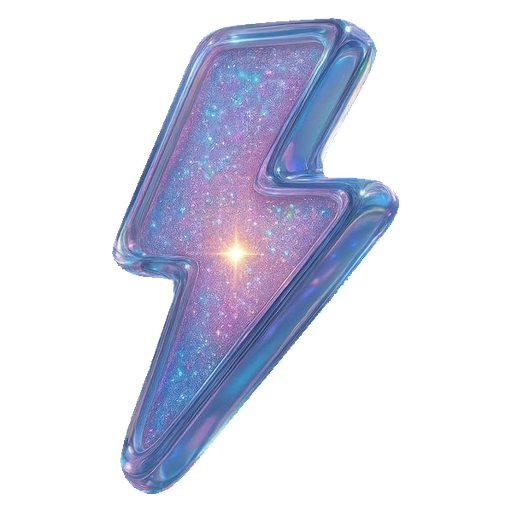
#> input picture art/bolt-galaxy.png, 512 x 512 px
$ python -i art.py   (imports and definitions only)
#> lines starting #> are read from the running program, lines starting #| are printed output that depends on the picture; after the words box and inside, x2 and y2 are one past the last pixel; in counts of white or black regions, pixels touching at a corner belong together
#!/usr/bin/env python3
"""The artwork catalogue: cut it out, check it, look at it.

    python3 tools/art.py cut             # re-cut Kyron's own pieces
    python3 tools/art.py check           # everything CI checks
    python3 tools/art.py sheet -o x.png  # a contact sheet to look at

Kyron's own artwork arrives as pictures on a flat background -- black, white,
a blue plate -- and a lens needs the picture with the plate gone. `cut` is
that step, and it is in the repository rather than in somebody's image editor
so that the result is reproducible: the source is committed beside the cut
PNG, anybody can re-cut and compare, and CI fails if a committed piece and the
source it claims to come from have come apart.

Artwork from other people arrives already cut, as PNGs, which is the normal
case and is what `check` is for. `cut` only ever rewrites the pieces listed in
PIECES below.
"""

import argparse
import json
import math
import re
import sys
from pathlib import Path

import numpy
from PIL import Image, ImageDraw, ImageFilter

ROOT = Path(__file__).resolve().parent.parent
CATALOGUE = ROOT / "catalogue.json"
ART = ROOT / "art"
SOURCES = ROOT / "sources"

#: Every piece is this square, with the drawing centred inside it.
SIZE = 512

#: Transparent border, as a fraction of the box. A piece that reaches the edge
#: of its own file gets cut off when the app scales it onto a face.
MARGIN = 0.035

#: Where the colour distance from the plate ramps alpha 0 -> 1. Below the
#: first number is plate, above the second is subject, and between them is the
#: anti-aliased rim -- which has to be soft, or the cut-out comes out with
#: stair-stepped edges.
SOFT_LO, SOFT_HI = 0.04, 0.16

#: How far past the flood-filled plate the soft rim is allowed to reach.
BAND = 4

#: A plate this saturated is a colour somebody *chose* to shoot against, and
#: then a pixel of that colour is plate however bright it is. Below it the
#: plate is black, white or near it, where brightness is the only signal there
#: is and that test would cut the subject instead.
PLATE_SATURATION = 0.15

#: How parallel to the plate's own colour a pixel has to be to count as plate
#: rather than subject. Measured on the crown: its blue plate, lit by the
#: sparkle over one ball, runs 0.92 to 1.00; the gold runs 0.42 to 0.54.
HUE_PLATE, HUE_SUBJECT = 0.92, 0.82

#: Pixels taken off the whole outline after the cut. Measured on the crown,
#: whose plate is a deep blue: its violet outline is gone at 4 and still
#: visible at 2. Four pixels off a 736-pixel source is not something a person
#: can see; the outline is.
TRIM = 4

#: Where the catalogue is published. Every url in it must start with this.
BASE = "https://kyronlabs.github.io/kyron-artwork/"

#: Licences a piece may carry.
#:
#: CC0 only, for now, and deliberately. Artwork here exists so that somebody
#: can publish a lens with it, and a lens is then copied, remixed and served
#: from a CDN by people who will never read this file. A licence with an
#: attribution requirement makes every one of those an obligation nobody is
#: tracking. If Kyron decides to accept CC-BY, the decision is a line here and
#: a column in the catalogue -- but it should be a decision, not a default.
LICENCES = {"CC0-1.0"}

ID = re.compile(r"^[a-z][a-z0-9-]{1,30}$")
TAG = re.compile(r"^[a-z][a-z0-9-]{1,20}$")


# ---------------------------------------------------------------------------
# Cutting a picture off its plate
# ---------------------------------------------------------------------------

def mask_image(mask):
    """A boolean or 0..1 array as an image Pillow will filter and flood-fill.

    `.copy()` is not decoration. `Image.fromarray` shares the numpy buffer,
    and `ImageDraw.floodfill` then writes somewhere `numpy.asarray` does not
    read back -- the fill silently does nothing and every cut comes out empty.
    """
    return Image.fromarray((mask * 255).astype(numpy.uint8), "L").copy()


def grow(mask, by):
    """Every pixel within `by` of a true one. A max filter is a dilation."""
    if by <= 0:
        return mask
    grown = mask_image(mask).filter(ImageFilter.MaxFilter(2 * by + 1))
    return numpy.array(grown) > 127


def shrink(mask, by):
    """Every pixel at least `by` inside a true one. A min filter is an erosion."""
    if by <= 0:
        return mask
    worn = mask_image(mask).filter(ImageFilter.MinFilter(2 * by + 1))
    return numpy.array(worn) > 127


def reaches_border(mask):
    """The part of `mask` a flood fill from outside the picture can reach."""
    tall, wide = mask.shape
    # One ring of true pixels around the outside, so a single fill from a
    # corner walks the whole border and then inwards.
    padded = numpy.ones((tall + 2, wide + 2), dtype=bool)
    padded[1:-1, 1:-1] = mask
    image = mask_image(padded)
    ImageDraw.floodfill(image, (0, 0), 128, thresh=0)
    return numpy.array(image)[1:-1, 1:-1] == 128


def blobs(mask):
    """Every connected run of true pixels, largest first."""
    pixels = numpy.array(mask_image(mask))
    found = []
    for mark in range(1, 250):
        where = numpy.argwhere(pixels == 255)
        if not len(where):
            break
        y, x = where[0]
        image = Image.fromarray(pixels, "L").copy()
        ImageDraw.floodfill(image, (int(x), int(y)), mark, thresh=0)
        pixels = numpy.array(image)
        found.append((int((pixels == mark).sum()), pixels == mark))
    found.sort(key=lambda it: -it[0])
    return found


def cut_out(path):
    """One source picture, with its background gone. Returns the image and
    how many separate things were dropped as not being the subject."""
#> called with path = '../art/bolt-galaxy.png'
    rgb = numpy.asarray(Image.open(path).convert("RGB"), dtype=numpy.float64) / 255
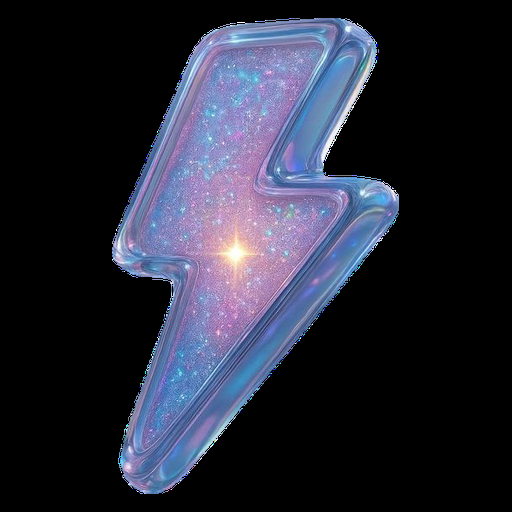
#> rgb: shape (512, 512, 3) float64; mean R, G, B 0.151, 0.16, 0.217

    # The background, from the border ring rather than one corner: a single
    # pixel of JPEG noise should not decide what gets cut away.
    ring = numpy.concatenate([rgb[0], rgb[-1], rgb[:, 0], rgb[:, -1]])
#> ring = 2048 rows, first 8: [0, 0, 0], [0, 0, 0], [0, 0, 0], [0, 0, 0], [0, 0, 0], [0, 0, 0], [0, 0, 0], [0, 0, 0]
    back = numpy.median(ring, axis=0)
#> back = [0, 0, 0]

    distance = numpy.sqrt(((rgb - back) ** 2).sum(axis=2) / 3)
    alpha = numpy.clip((distance - SOFT_LO) / (SOFT_HI - SOFT_LO), 0, 1)

    # A lit plate is still plate.
    #
    # The crown is shot on a deep blue with a sparkle over one ball, and the
    # sparkle's glow lifts the blue around it far enough from the plate colour
    # that a distance test calls it subject -- so the crown came out wearing a
    # lump of blue. Brightness cannot tell them apart; hue can. This asks how
    # parallel a pixel is to the plate's own colour, which the glow is and the
    # gold is not.
    #
    # Only for a saturated plate, and the limitation is the obvious one: a
    # subject that is genuinely the plate's colour would be cut away with it.
    # That is the same thing shooting against a colour already assumes.
    if back.max() - back.min() > PLATE_SATURATION:
        lit = numpy.linalg.norm(rgb, axis=2)
        parallel = ((rgb / numpy.maximum(lit, 1e-6)[..., None]) *
                    (back / numpy.linalg.norm(back))).sum(axis=2)
        plateness = numpy.clip(
            (parallel - HUE_SUBJECT) / (HUE_PLATE - HUE_SUBJECT), 0, 1)
        alpha = alpha * (1 - numpy.where(lit > SOFT_LO, plateness, 1.0))

    # Background is what the *border* can reach. A colour key on its own would
    # punch the ghost's eyes out -- they are the same black as behind it.
    plate = reaches_border(alpha < 0.5)
#> in reaches_border, `padded[1:-1, 1:-1] = mask`:
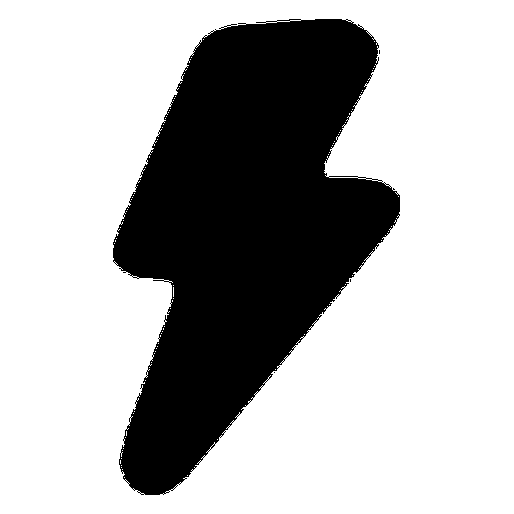
#> padded: shape (514, 514) bool; 69.9% white; 4 black regions (3 under 20 px), largest, box (x1, y1, x2, y2) and area: (113, 19, 400, 495) 79644
#> in reaches_border, `ImageDraw.floodfill(image, (0, 0), 128, thresh=0)`:
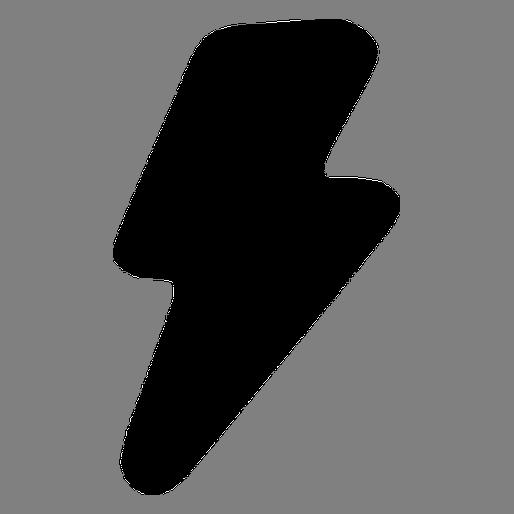
#> image: PIL image 514x514 L; min 0, max 255, mean 89.7
    alpha = numpy.where(grow(plate, BAND), alpha, 1.0)

    # Then take one pixel off the whole outline.
    #
    # The outermost pixel of any cut-out is the one most made of plate, and
    # the ramp above cannot always tell: on the crown's deep blue, gold that
    # is half blue is still far from blue in plain colour distance, so the
    # ramp calls it solid and the crown ships with a violet line around it.
    # Normalising the ramp against the neighbouring subject instead was tried
    # and is worse -- it cuts the diamond's near-white lower facets off the
    # white plate, because there the subject and the plate really are the same
    # colour. Losing a pixel off a 512-pixel sticker is not visible; a violet
    # outline is.
    alpha = numpy.minimum(alpha, shrink(alpha > 0.02, TRIM))
#> in shrink, `worn = mask_image(mask).filter(ImageFilter.MinFilter(2 * by + 1))`:
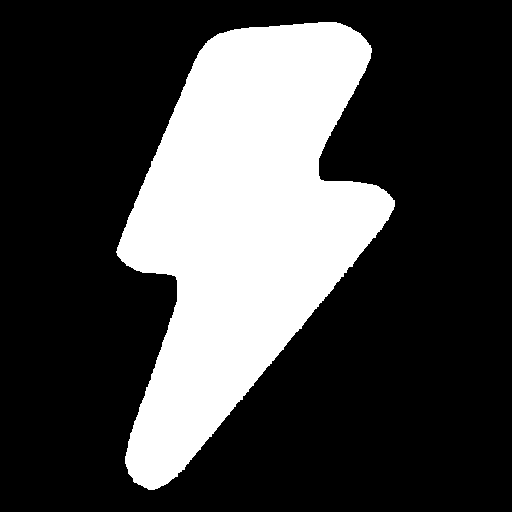
#> worn: PIL image 512x512 L; 27.3% white; 1 white region, box (x1, y1, x2, y2) and area: (116, 22, 395, 490) 71579

    # The rim that is left is still the subject blended with the plate: dark
    # edges on a black plate, pale ones on white. Undo the blend rather than
    # ship the halo -- C = aF + (1-a)B, so F = (C - (1-a)B) / a.
    fore = numpy.clip(
        (rgb - (1 - alpha)[..., None] * back) / numpy.maximum(alpha, 1e-3)[..., None],
        0, 1)
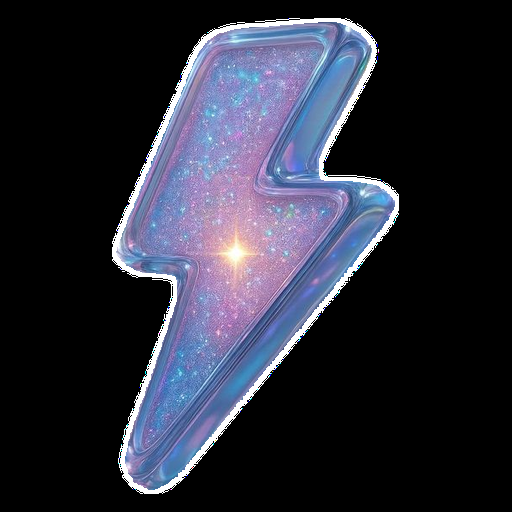
#> fore: shape (512, 512, 3) float64; mean R, G, B 0.167, 0.173, 0.225

    # One subject, not a subject and a stock watermark in the corner.
    parts = blobs(alpha > 0.5)
#> the loop in blobs, `for mark in range(1, 250):` made 2 passes
#> (y, x) on pass 1: (22, 318)
#> after the loop in blobs, `for mark in range(1, 250):`: found = 1 item
#> parts = 1 item
    dropped = len(parts) - 1
#> dropped = 0
    if dropped > 0:
        alpha = numpy.where(grow(parts[0][1], BAND), alpha, 0.0)

    rows = numpy.where(alpha.max(axis=1) > 0.02)[0]
#> rows = 468 values from 22 to 489
    cols = numpy.where(alpha.max(axis=0) > 0.02)[0]
#> cols = 279 values from 116 to 394
    if not len(rows) or not len(cols):
        raise SystemExit(f"{path.name}: nothing survived the cut")
    cropped = numpy.dstack([fore, alpha[..., None]])[
        rows[0]:rows[-1] + 1, cols[0]:cols[-1] + 1]
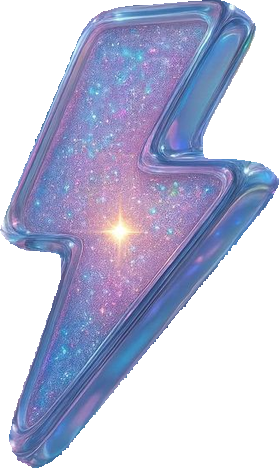
#> cropped: shape (468, 279, 4) float64; mean R, G, B, A 0.331, 0.343, 0.447, 0.548; transparent parts drawn white
    piece = Image.fromarray((cropped * 255).round().astype(numpy.uint8), "RGBA")

    # Every piece fills its box the same way, up or down. Without the "up" a
    # subject that sat small in its source stays small, and then a star and a
    # crown at the same width on a face are different sizes.
    inner = round(SIZE * (1 - 2 * MARGIN))
    scale = inner / max(piece.width, piece.height)
    piece = piece.resize(
        (max(1, round(piece.width * scale)), max(1, round(piece.height * scale))),
        Image.LANCZOS)
#> piece: PIL image 284x476 RGBA

    box = Image.new("RGBA", (SIZE, SIZE), (0, 0, 0, 0))
#> box: PIL image 512x512 RGBA; every value is 0
    box.paste(piece, ((SIZE - piece.width) // 2, (SIZE - piece.height) // 2))
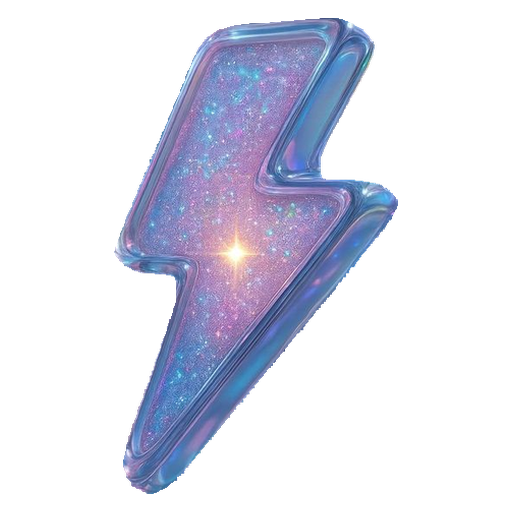
#> box: PIL image 512x512 RGBA; mean R, G, B, A 37, 38.7, 52.7, 72.1; transparent parts drawn white
    return box, dropped


#: Kyron's own pieces: the source beside it, the name, and how to find it.
PIECES = [
    ("star", "Star", ["star", "sparkle", "holographic", "celebration"]),
    ("star-rose", "Rose star", ["star", "pink", "glass", "cute"]),
    ("bolt", "Bolt", ["bolt", "lightning", "holographic", "energy"]),
    ("bolt-galaxy", "Galaxy bolt", ["bolt", "lightning", "galaxy", "space"]),
    ("diamond", "Diamond", ["diamond", "gem", "jewel", "shine"]),
    ("crown", "Crown", ["crown", "gold", "king", "queen", "head"]),
    ("ghost", "Ghost", ["ghost", "halloween", "spooky", "holographic"]),
]


#: How far a re-cut may drift from the committed PNG before it counts as a
#: different picture.
#:
#: Not zero, and the reason is that this compares the output of a JPEG decoder
#: and a Lanczos resampler, both of which are allowed to change by a bit
#: between Pillow releases. A bar of zero would turn every upgrade of a
#: dependency into a red build about artwork nobody touched. A hand edit, a
#: different source, or a change to the cut moves the *mean*, which is what
#: the first of these is for; the second catches a small patch somebody
#: painted over one corner.
DRIFT_MEAN, DRIFT_MAX = 1.0, 12


# [72 lines left out: functions verify_cut, command_cut, not called in this run]


# ---------------------------------------------------------------------------
# Checking
# ---------------------------------------------------------------------------

def read_catalogue():
    return json.loads(CATALOGUE.read_text())


# [174 lines left out: functions command_check, fault_in, command_sheet, main, not called in this run]


# [2 lines not run here, left out]

>>> result = cut_out('../art/bolt-galaxy.png')

$ run again, on art/crown.png
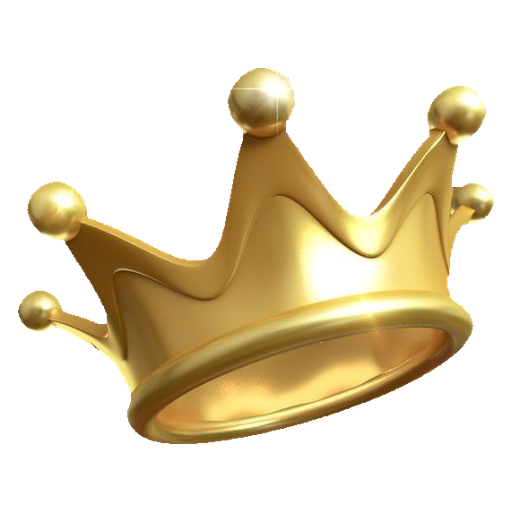
#> input picture art/crown.png, 512 x 512 px
#> ring = 2048 rows, first 8: [0, 0, 0], [0, 0, 0], [0, 0, 0], [0, 0, 0], [0, 0, 0], [0, 0, 0], [0, 0, 0], [0, 0, 0]
#> back = [0, 0, 0]
#> padded: shape (514, 514) bool; 64.4% white; 6 black regions (5 under 20 px), largest, box (x1, y1, x2, y2) and area: (19, 69, 495, 445) 94050
#> grown: PIL image 512x512 L; 67.8% white; 1 black region, box (x1, y1, x2, y2) and area: (22, 72, 489, 440) 84437
#> worn: PIL image 512x512 L; 31.4% white; 1 white region, box (x1, y1, x2, y2) and area: (22, 72, 489, 440) 82301
#> mask: shape (512, 512) bool; 35.9% white; 6 white regions (5 under 20 px), largest, box (x1, y1, x2, y2) and area: (18, 68, 494, 444) 94050
#> in cut_out, `fore = numpy.clip( (rgb - (1 - alpha)[..., None] * back) / numpy.maxim..`:
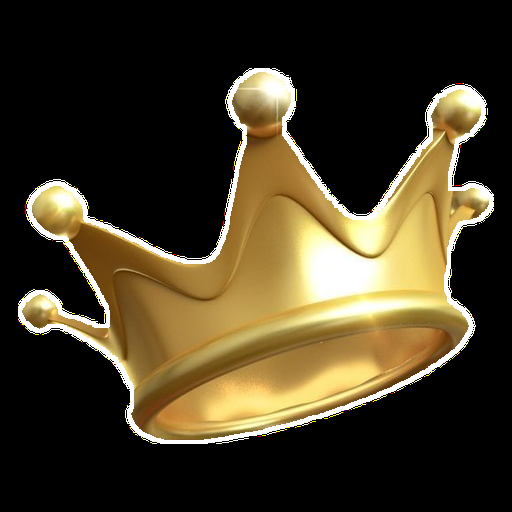
#> fore: shape (512, 512, 3) float64; mean R, G, B 0.27, 0.23, 0.144
#> the loop in blobs, `for mark in range(1, 250):` made 2 passes
#> (y, x) on pass 1: (72, 258)
#> after the loop in blobs, `for mark in range(1, 250):`: found = 1 item
#> dropped = 0
#> rows = 368 values from 72 to 439
#> cols = 467 values from 22 to 488
#> in cut_out, `box.paste(piece, ((SIZE - piece.width) // 2, (SIZE - piece.height) // ..`:
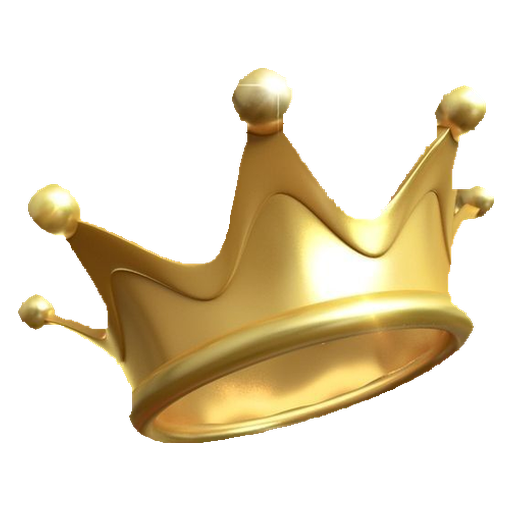
#> box: PIL image 512x512 RGBA; mean R, G, B, A 61.7, 50.9, 27.5, 83.2; transparent parts drawn white

$ run again, on art/diamond.png
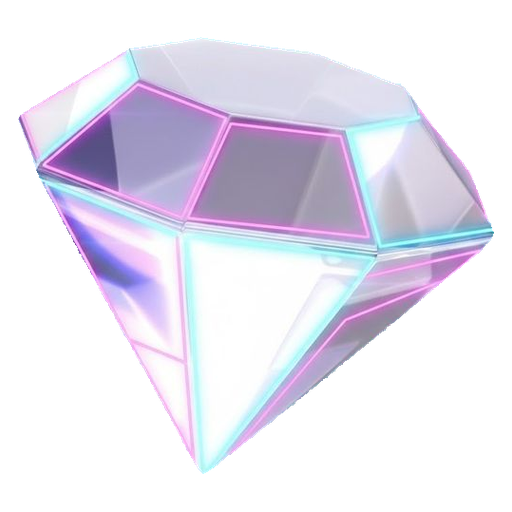
#> input picture art/diamond.png, 512 x 512 px
#> ring = 2048 rows, first 8: [0, 0, 0], [0, 0, 0], [0, 0, 0], [0, 0, 0], [0, 0, 0], [0, 0, 0], [0, 0, 0], [0, 0, 0]
#> back = [0, 0, 0]
#> in reaches_border, `padded[1:-1, 1:-1] = mask`:
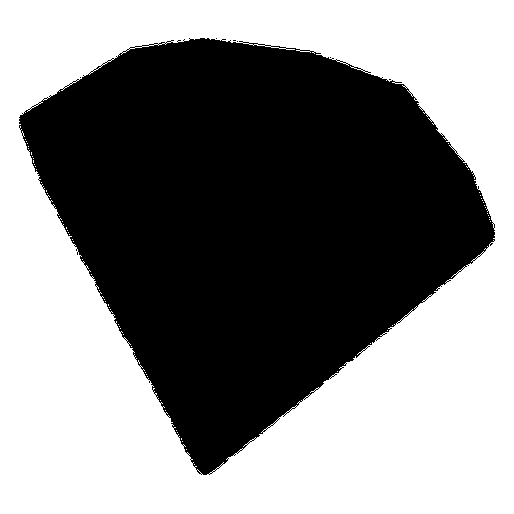
#> padded: shape (514, 514) bool; 52.3% white; 7 black regions (6 under 20 px), largest, box (x1, y1, x2, y2) and area: (19, 38, 495, 475) 126041
#> grown: PIL image 512x512 L; 54.5% white; 1 black region, box (x1, y1, x2, y2) and area: (23, 42, 489, 469) 119226
#> worn: PIL image 512x512 L; 44.9% white; 1 white region, box (x1, y1, x2, y2) and area: (23, 42, 489, 468) 117637
#> mask: shape (512, 512) bool; 48.1% white; 7 white regions (6 under 20 px), largest, box (x1, y1, x2, y2) and area: (18, 37, 494, 474) 126041
#> the loop in blobs, `for mark in range(1, 250):` made 2 passes
#> (y, x) on pass 1: (42, 198)
#> after the loop in blobs, `for mark in range(1, 250):`: found = 1 item
#> dropped = 0
#> rows = 426 values from 42 to 467
#> cols = 466 values from 23 to 488
#> in cut_out, `box.paste(piece, ((SIZE - piece.width) // 2, (SIZE - piece.height) // ..`:
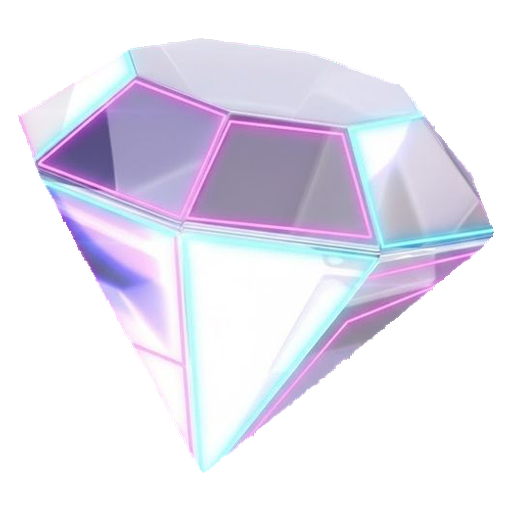
#> box: PIL image 512x512 RGBA; mean R, G, B, A 97, 94.3, 106.6, 119.4; transparent parts drawn white

$ run again, on art/flower.png
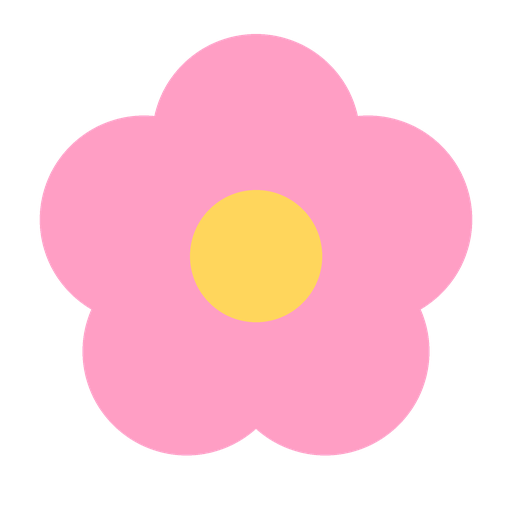
#> input picture art/flower.png, 512 x 512 px
#> ring = 2048 rows, first 8: [0, 0, 0], [0, 0, 0], [0, 0, 0], [0, 0, 0], [0, 0, 0], [0, 0, 0], [0, 0, 0], [0, 0, 0]
#> back = [0, 0, 0]
#> padded: shape (514, 514) bool; 48.6% white; 50 white regions (49 under 20 px), largest, box (x1, y1, x2, y2) and area: (0, 0, 514, 514) 128366
#> grown: PIL image 512x512 L; 50.5% white; 1 black region, box (x1, y1, x2, y2) and area: (41, 35, 471, 454) 129710
#> worn: PIL image 512x512 L; 48.6% white; 1 white region, box (x1, y1, x2, y2) and area: (43, 37, 469, 452) 127273
#> mask: shape (512, 512) bool; 51.8% white; 50 black regions (49 under 20 px), largest, box (x1, y1, x2, y2) and area: (0, 0, 512, 512) 126314
#> the loop in blobs, `for mark in range(1, 250):` made 2 passes
#> (y, x) on pass 1: (37, 255)
#> after the loop in blobs, `for mark in range(1, 250):`: found = 1 item
#> dropped = 0
#> rows = 415 values from 37 to 451
#> cols = 426 values from 43 to 468
#> in cut_out, `box.paste(piece, ((SIZE - piece.width) // 2, (SIZE - piece.height) // ..`:
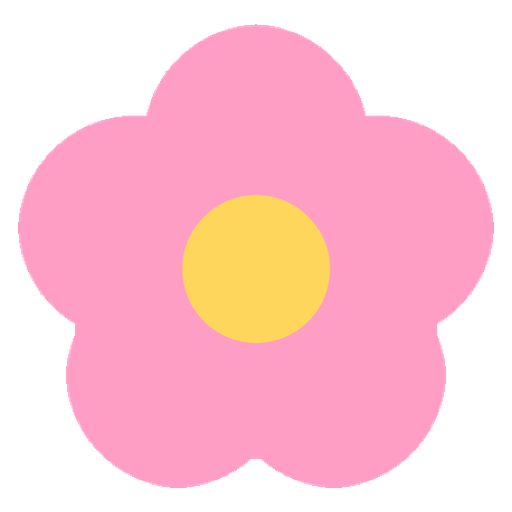
#> box: PIL image 512x512 RGBA; mean R, G, B, A 156.9, 101, 113.9, 154.7; transparent parts drawn white
